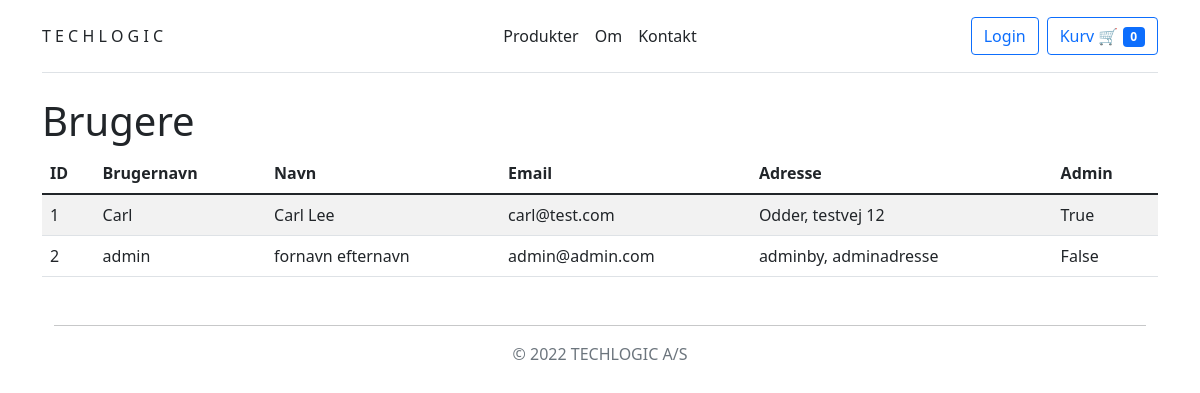
/users, run on an earlier commit of the app's database.
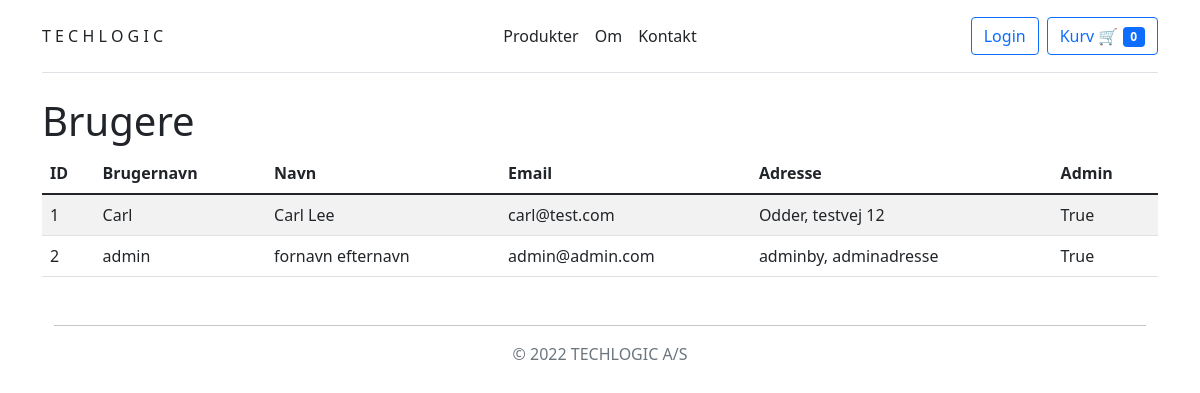
And on a later commit of the database.
### tables this page shows
CREATE TABLE users(
        id INTEGER PRIMARY KEY AUTOINCREMENT,
        username VARCHAR(255),
        email VARCHAR(255),
        firstname VARCHAR(255),
        lastname VARCHAR(255),
	city VARCHAR(255),
	address VARCHAR(255),
	password VARCHAR(255),
	admin BIT
);

### app.py (the view)
@app.route("/users")
def users():
    users = readDB("SELECT * FROM users")
    return render_template("users.html", users=users)

### app.py (called while the page is built)
@app.after_request
def after_request(response):
    response.headers["Cache-Control"] = "no-cache, no-store, must-revalidate"
    response.headers["Expires"] = 0
    response.headers["Pragma"] = "no-cache"
    return response

def readDB(query):
    data = db.execute(query).fetchall()
    newData = []
    for row in data:
        tmp = []
        for atr in row:
            tmp.append(atr)
        newData.append(tmp)
    conn.commit()
    return newData

### templates/users.html
{% extends 'layout.html' %}
{% block main %}
<h1>Brugere</h1>
<table class="table table-hover table-striped">
    <thead class="thead-dark">
        <tr>
            <th>ID</th>
            <th scope="col">Brugernavn</th>
            <th scope="col">Navn</th>
            <th scope="col">Email</th>
            <th>Adresse</th>
            <th>Admin</th>
        </tr>
    </thead>
    <tbody>
        {% for user in users %}
        <tr class="align-middle">
            <td>{{ user[0] }}</td>
            <td>{{ user[1] }}</td>
            <td>{{ user[3] }} {{user[4]}}</td>
            <td>{{ user[2] }}</td>
            <td>{{ user[5] }}, {{ user[6] }}</td>
            {% if user[8] == 1 %}
            <td>True</td>
            {% else %}
            <td>False</td>
            {% endif %}
        </tr>
        {% endfor %}
    </tbody>
</table>
{% endblock %}

### templates/layout.html (shortened to what this page needs)
<!DOCTYPE html>
<html lang="en">
<head>
    <link href="https://cdn.jsdelivr.net/npm/bootstrap@5.1.3/dist/css/bootstrap.min.css" rel="stylesheet"
>
    <link rel="stylesheet" href="https://cdnjs.cloudflare.com/ajax/libs/font-awesome/4.7.0/css/font-awesome.min.css">
    <link rel="stylesheet" href="./static/style.css">
</head>
<body class="container h-100 w-100">
    <header
        class="d-flex flex-wrap align-items-center justify-content-center justify-content-md-between top-0 py-3 mb-4 border-bottom position-sticky">
        <a href="/" class="d-flex align-items-center col-md-3 mb-2 mb-md-0 text-dark text-decoration-none">
            T E C H L O G I C
        </a>
        <ul class="nav col-12 col-md-auto mb-2 justify-content-center mb-md-0">
            <li><a href="/" class="nav-link px-2 link-dark">Produkter</a></li>
            <li><a href="/about" class="nav-link px-2 link-dark">Om</a></li>
            <li><a href="/contact" class="nav-link px-2 link-dark">Kontakt</a></li>
        </ul>
        <div class="col-md-3 text-end d-flex justify-content-end">
            {% if session["user_id"] %}
            <li class="btn btn-outline-primary me-2"><a href="/logout">Log ud</a></li>
            {% else %}
            <li class="btn btn-outline-primary me-2"><a href="/login">Login</a></li>
            {% endif %}
            <form action="/cart">
                <button type="submit" class="btn btn-outline-primary" id="basket-btn" >Kurv 🛒
                    <span class="badge" id="basket-badge">
                        {% if session["cart"] -%}
                            {% set item_count = [0] -%}
                            {% for item in session["cart"] -%}
                            {% endfor %}
                            {{ item_count[0] }}
                        {% else %}
                        0
                        {% endif %}
                    </span>
                </button>
            </form>
        </div>
    </header>
    <main>
        {% block main %}{% endblock %}
    </main>
    <div class="container d-flex flex-column min-vh-10">
        <footer class="py-3 my-4 mt-auto">
            <hr />
            <p class="text-center text-muted">© 2022 TECHLOGIC A/S</p>
        </footer>
    </div>
</body>
</html>

### static/style.css (style rules this page uses)
html { font-family: sans-serif; -ms-text-size-adjust: 100%; -webkit-text-size-adjust: 100%; scroll-behavior: smooth; height: 100%; }
body { height: auto; padding-bottom: 70px; }
header { background-color: var(--bs-body-bg);; z-index: 1; }
.nav > li { transition: 0.3s; }
.btn > a { text-decoration: none; }
#basket-badge { background-color: #0d6efd; color: white; }

What changed in the data, as far as the page shows it:
changed users "admin": admin "False" → "True"
